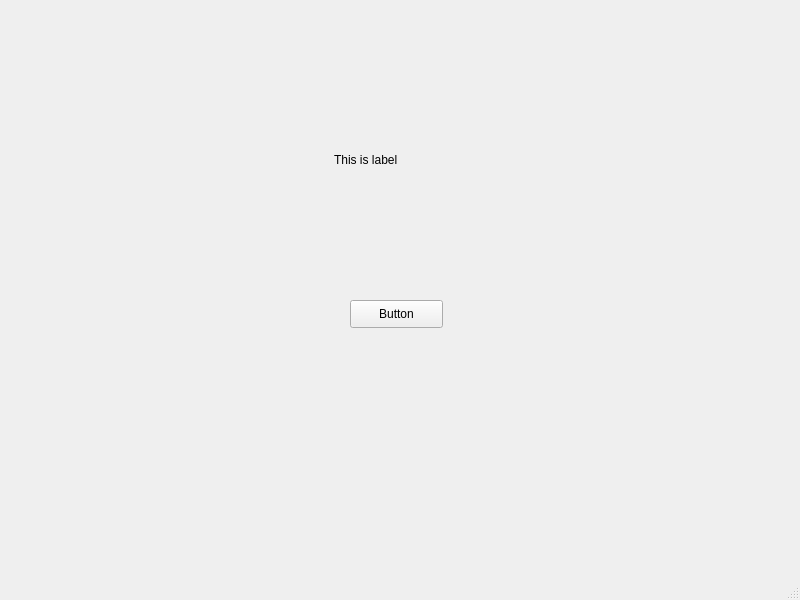
<?xml version="1.0" encoding="UTF-8"?>
<ui version="4.0">
 <class>MainWindow</class>
 <widget class="QMainWindow" name="MainWindow">
  <property name="geometry">
   <rect>
    <x>0</x>
    <y>0</y>
    <width>800</width>
    <height>600</height>
   </rect>
  </property>
  <property name="windowTitle">
   <string>MainWindow</string>
  </property>
  <widget class="QWidget" name="centralwidget">
   <widget class="QPushButton" name="button">
    <property name="geometry">
     <rect>
      <x>350</x>
      <y>300</y>
      <width>93</width>
      <height>28</height>
     </rect>
    </property>
    <property name="text">
     <string>Button</string>
    </property>
   </widget>
   <widget class="QLabel" name="label">
    <property name="geometry">
     <rect>
      <x>334</x>
      <y>150</y>
      <width>111</width>
      <height>20</height>
     </rect>
    </property>
    <property name="text">
     <string>This is label</string>
    </property>
   </widget>
  </widget>
  <widget class="QMenuBar" name="menubar">
   <property name="geometry">
    <rect>
     <x>0</x>
     <y>0</y>
     <width>800</width>
     <height>26</height>
    </rect>
   </property>
  </widget>
  <widget class="QStatusBar" name="statusbar"/>
 </widget>
 <resources/>
 <connections/>
</ui>
